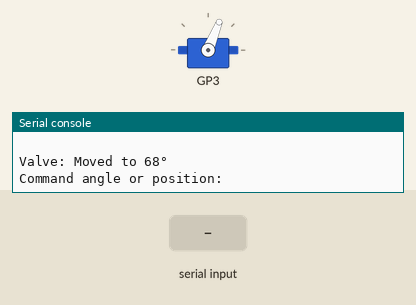
Simulated run of this program. Board: Raspberry Pi Pico running MicroPython. Parts: servo, the last lines printed to the serial console. Inputs (shaded band) come from the test bench. Servo angles are drawn from the pulse width (0.5 ms = 0°, 2.5 ms = 180°).

Above: at 1.2 s.
1.3 s: "THRU" typed at the serial console, then Enter
At 2.4 s:
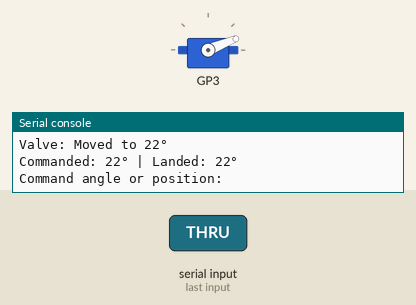
3.2 s: "CLOSED" typed at the serial console, then Enter
At 3.35 s:
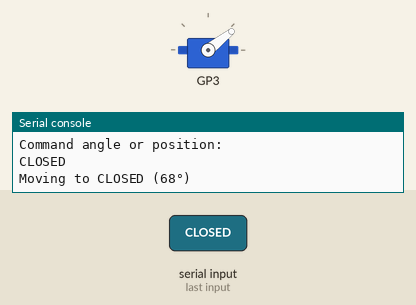
5.1 s: "UP" typed at the serial console, then Enter
At 5.8 s:
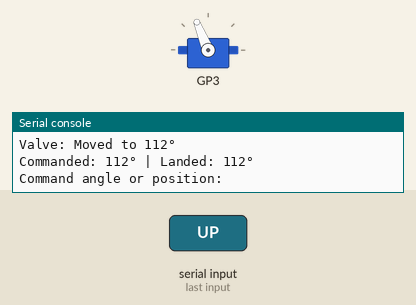
7.0 s: "5" typed at the serial console, then Enter
At 9.3 s:
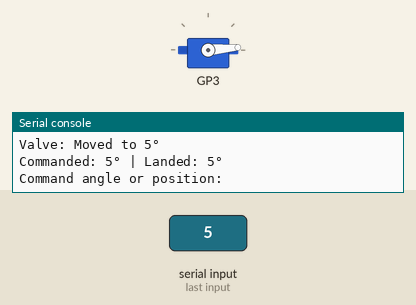
Timing chart, 0 to 10.5 s (numbered marks = the images above; inputs shaded):
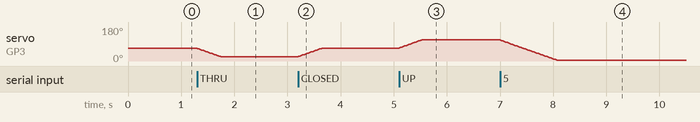

The program:

valve_calibration.py
```python
"""
Valve Calibration Manual Override
Command a target angle and move the valve with stepped motion.
"""

import uasyncio as asyncio
from machine import Pin, PWM

# ===== CONFIGURATION =====
SERVO_PIN = 3  # PWM pin for servo control.
SERVO_PWM_FREQ = 50  # Hz (standard servo frequency)
SERVO_STEP_DEG = 2  # Degrees per motion step
SERVO_STEP_DELAY_MS = 20  # Delay between motion steps

# Current calibrated positions (update these as you calibrate)
SERVO_POSITIONS = {
    "START": 68,      # Initial position
    "UP": 112,        # Intake position (open for fluid intake)
    "CLOSED": 68,    # Closed/neutral position
    "THRU": 22,     # Dispense position (through to output)
}

# ===== VALVE CLASS =====
class Valve:
    """
    Controls a servo valve with angle control for calibration
    """
    def __init__(
        self,
        pin_num=SERVO_PIN,
        freq=SERVO_PWM_FREQ,
        step_deg=SERVO_STEP_DEG,
        step_delay_ms=SERVO_STEP_DELAY_MS,
    ):
        self.pwm = PWM(Pin(pin_num))
        self.pwm.freq(freq)  # 50 Hz for servo
        self.step_deg = max(1, int(step_deg))
        self.step_delay_ms = max(0, int(step_delay_ms))
        self.current_angle = None

    def _angle_to_duty(self, angle):
        """Convert angle (0-180°) to PWM duty cycle"""
        angle = max(0, min(180, angle))  # Clamp to 0-180
        pulse_width_ms = 0.5 + (angle*2 / 180.0)  # 1-2ms range
        duty = int((pulse_width_ms / 20.0) * 65535)
        return duty

    def write(self, angle):
        """Move servo to specified angle (0-180)"""
        duty = self._angle_to_duty(angle)
        self.pwm.duty_u16(duty)
        self.current_angle = angle
        print(f"Valve: Moved to {angle}°")

    async def move_to_angle_stepped(self, target_angle):
        """Move servo to target angle using stepped motion."""
        target_angle = max(0, min(180, int(target_angle)))

        if self.current_angle is None:
            self.write(target_angle)
            return

        if target_angle == self.current_angle:
            return

        step = self.step_deg if target_angle > self.current_angle else -self.step_deg
        angle = self.current_angle

        while abs(target_angle - angle) > abs(step):
            angle += step
            self.pwm.duty_u16(self._angle_to_duty(angle))
            self.current_angle = angle
            await asyncio.sleep_ms(self.step_delay_ms)

        self.write(target_angle)

    async def move_to_position(self, position_name):
        """Move valve to a predefined position using stepped motion."""
        if position_name not in SERVO_POSITIONS:
            print(f"Error: Unknown position '{position_name}'")
            return False

        angle = SERVO_POSITIONS[position_name]
        await self.move_to_angle_stepped(angle)
        return True

# ===== CALIBRATION TEST =====
async def calibration_test():
    """Manual override loop for commanding valve angles during calibration."""
    print("=== Valve Manual Override Calibration ===")
    print("Enter an angle (0-180) to move the valve.")
    print("Commands: q=quit, status=current angle, or a named position (START/UP/CLOSED/THRU)")
    print()

    # Create valve
    valve = Valve()

    # Start in CLOSED for safety
    await valve.move_to_position("CLOSED")

    while True:
        user_cmd = input("Command angle or position: ").strip()

        if not user_cmd:
            continue

        cmd_upper = user_cmd.upper()
        cmd_lower = user_cmd.lower()

        if cmd_lower in ("q", "quit", "exit"):
            break

        if cmd_lower == "status":
            if valve.current_angle is None:
                print("Current angle: unknown")
            else:
                print(f"Current angle: {valve.current_angle}°")
            continue

        if cmd_upper in SERVO_POSITIONS:
            target_angle = SERVO_POSITIONS[cmd_upper]
            print(f"Moving to {cmd_upper} ({target_angle}°)")
            await valve.move_to_position(cmd_upper)
            print(f"Commanded: {target_angle}° | Landed: {valve.current_angle}°")
            continue

        try:
            target_angle = int(float(user_cmd))
        except ValueError:
            print("Invalid command. Enter 0-180, START/UP/CLOSED/THRU, status, or q.")
            continue

        if target_angle < 0 or target_angle > 180:
            print("Angle out of range. Enter a value between 0 and 180.")
            continue

        await valve.move_to_angle_stepped(target_angle)
        print(f"Commanded: {target_angle}° | Landed: {valve.current_angle}°")

    print("Manual override complete. Returning valve to CLOSED.")
    await valve.move_to_position("CLOSED")

# ===== MAIN FUNCTION =====
async def main():
    """Run valve manual override calibration."""
    try:
      await calibration_test()

    except KeyboardInterrupt:
      print("\n❌ Test interrupted")
      # Ensure valve is in safe position
      valve = Valve()
      await valve.move_to_position("CLOSED")
      await asyncio.sleep(0.5)

# ===== RUN TEST =====
asyncio.run(main())
```

Measured:
- after the input at 1.3 s, servo on GP3: moves from 68° to 22° over 0.44 s, starting at once
- after the input at 3.2 s, servo on GP3: moves from 22° to 68° over 0.44 s, starting at once
- after the input at 5.1 s, servo on GP3: moves from 68° to 112° over 0.42 s, starting at once
- after the input at 7.0 s, servo on GP3: moves from 112° to 5° over 1.1 s, starting at once
